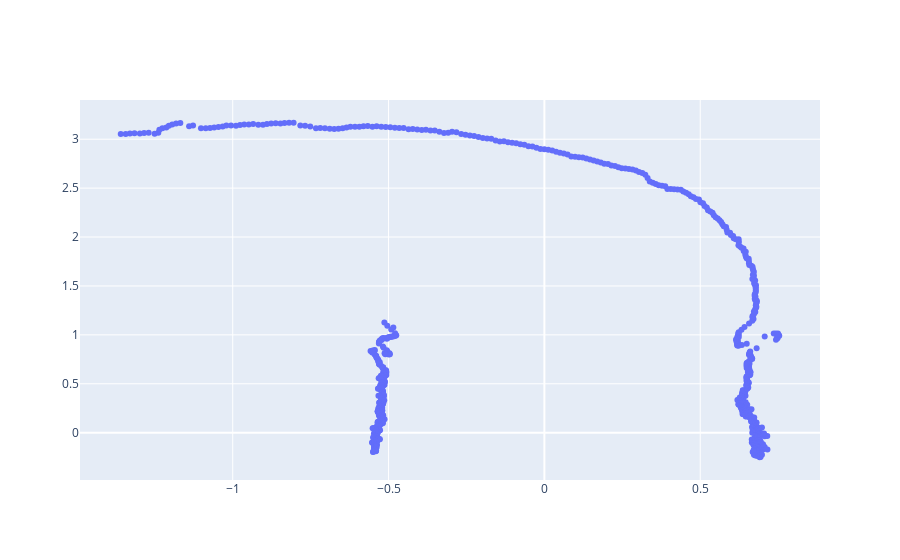

Source (notebook cell):
### Code cell
# lastly start the wallfollowing
handle_scan(scan_message, delta_time)

### Figure 1 — Plotly figure (JSON) as saved in the notebook; plotly's stock layout.template omitted (floating-point values rounded to 4 significant figures; data arrays with more than 128 entries replaced by an {"elided": "..."} marker saying what was removed)
{"data": [{"mode": "markers", "name": "markers", "type": "scatter", "x": {"elided": "880 float values"}, "y": {"elided": "880 float values"}}], "layout": {}}
